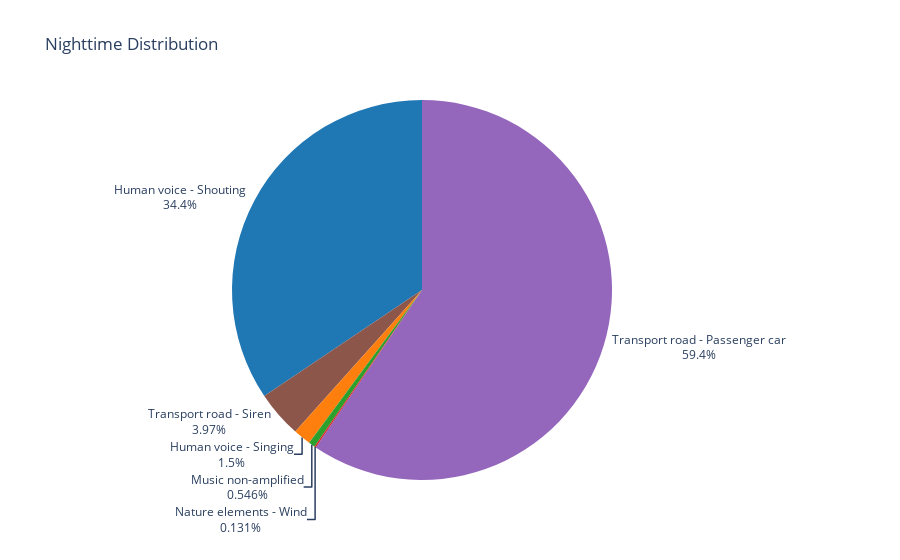
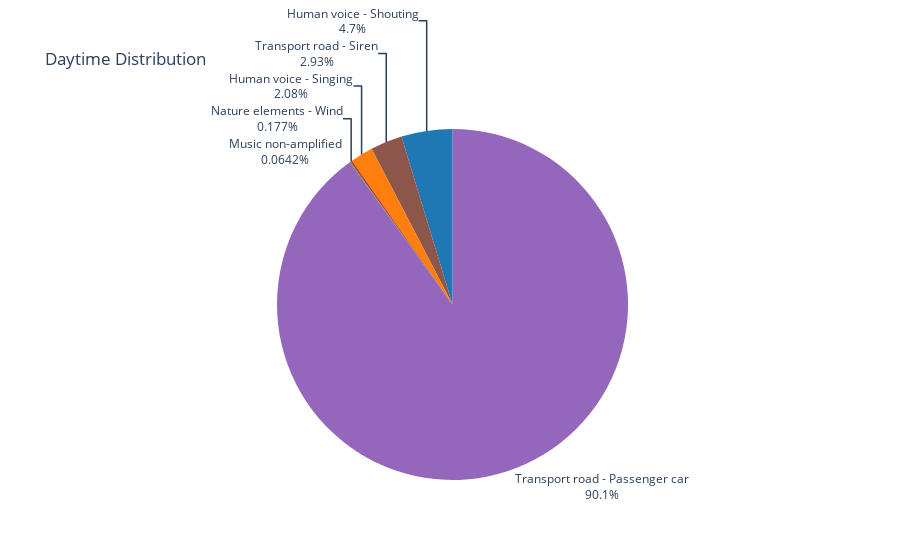

These figures' notebook cell, in order:
### Markdown cell above
## 3.3 Pie chart for nighttime / daytime distribution

### Code cell
import pandas as pd
import plotly.graph_objects as go

# Categorize hours as daytime or nighttime
def categorize_time(hour):
    if hour >= 22 or hour < 6:
        return 'Nighttime'
    else:
        return 'Daytime'

# Apply the categorization function to create 'Time_of_day' column
df_E['Time_of_day'] = df_E['hour'].apply(categorize_time)

# Calculate the sums for nighttime and daytime
nighttime_sums = df_E[df_E['Time_of_day'] == 'Nighttime'].groupby('noise_event_laeq_primary_detected_class')['noise_event_laeq_primary_detected_class'].count()
daytime_sums = df_E[df_E['Time_of_day'] == 'Daytime'].groupby('noise_event_laeq_primary_detected_class')['noise_event_laeq_primary_detected_class'].count()

# Create the data for the pie charts
nighttime_labels = nighttime_sums.index.tolist()
nighttime_sizes = nighttime_sums.values.tolist()
daytime_labels = daytime_sums.index.tolist()
daytime_sizes = daytime_sums.values.tolist()

# Define color palette for both charts
color_palette = ['rgb(31, 119, 180)', 'rgb(255, 127, 14)', 'rgb(44, 160, 44)', 'rgb(214, 39, 40)', 'rgb(148, 103, 189)', 'rgb(140, 86, 75)']

# Create the first pie chart for nighttime
fig_nighttime = go.Figure(data=[go.Pie(
    labels=nighttime_labels,
    values=nighttime_sizes,
    marker=dict(colors=color_palette[:len(nighttime_labels)]),
    textinfo='label+percent',
    insidetextorientation='radial',
    textposition='outside'
)])

fig_nighttime.update_layout(
    title_text='Nighttime Distribution',
    showlegend=False
)

# Create the second pie chart for daytime
fig_daytime = go.Figure(data=[go.Pie(
    labels=daytime_labels,
    values=daytime_sizes,
    marker=dict(colors=color_palette[:len(daytime_labels)]),
    textinfo='label+percent',
    insidetextorientation='radial',
    textposition='outside'
)])

fig_daytime.update_layout(
    title_text='Daytime Distribution',
    showlegend=False
)

# Display the pie charts
fig_nighttime.show()
fig_daytime.show()

### Figure 1 — Plotly figure (JSON) as saved in the notebook; plotly's stock layout.template omitted (floating-point values rounded to 4 significant figures)
{"data": [{"insidetextorientation": "radial", "labels": ["Human voice - Shouting", "Human voice - Singing", "Music non-amplified", "Nature elements - Wind", "Transport road - Passenger car", "Transport road - Siren"], "marker": {"colors": ["rgb(31, 119, 180)", "rgb(255, 127, 14)", "rgb(44, 160, 44)", "rgb(214, 39, 40)", "rgb(148, 103, 189)", "rgb(140, 86, 75)"]}, "textinfo": "label+percent", "textposition": "outside", "type": "pie", "values": [2897, 126, 46, 11, 5004, 334]}], "layout": {"showlegend": false, "title": {"text": "Nighttime Distribution"}}}

### Figure 2 — Plotly figure (JSON) as saved in the notebook; plotly's stock layout.template omitted (floating-point values rounded to 4 significant figures)
{"data": [{"insidetextorientation": "radial", "labels": ["Human voice - Shouting", "Human voice - Singing", "Music non-amplified", "Nature elements - Wind", "Transport road - Passenger car", "Transport road - Siren"], "marker": {"colors": ["rgb(31, 119, 180)", "rgb(255, 127, 14)", "rgb(44, 160, 44)", "rgb(214, 39, 40)", "rgb(148, 103, 189)", "rgb(140, 86, 75)"]}, "textinfo": "label+percent", "textposition": "outside", "type": "pie", "values": [2122, 941, 29, 80, 40685, 1323]}], "layout": {"showlegend": false, "title": {"text": "Daytime Distribution"}}}
